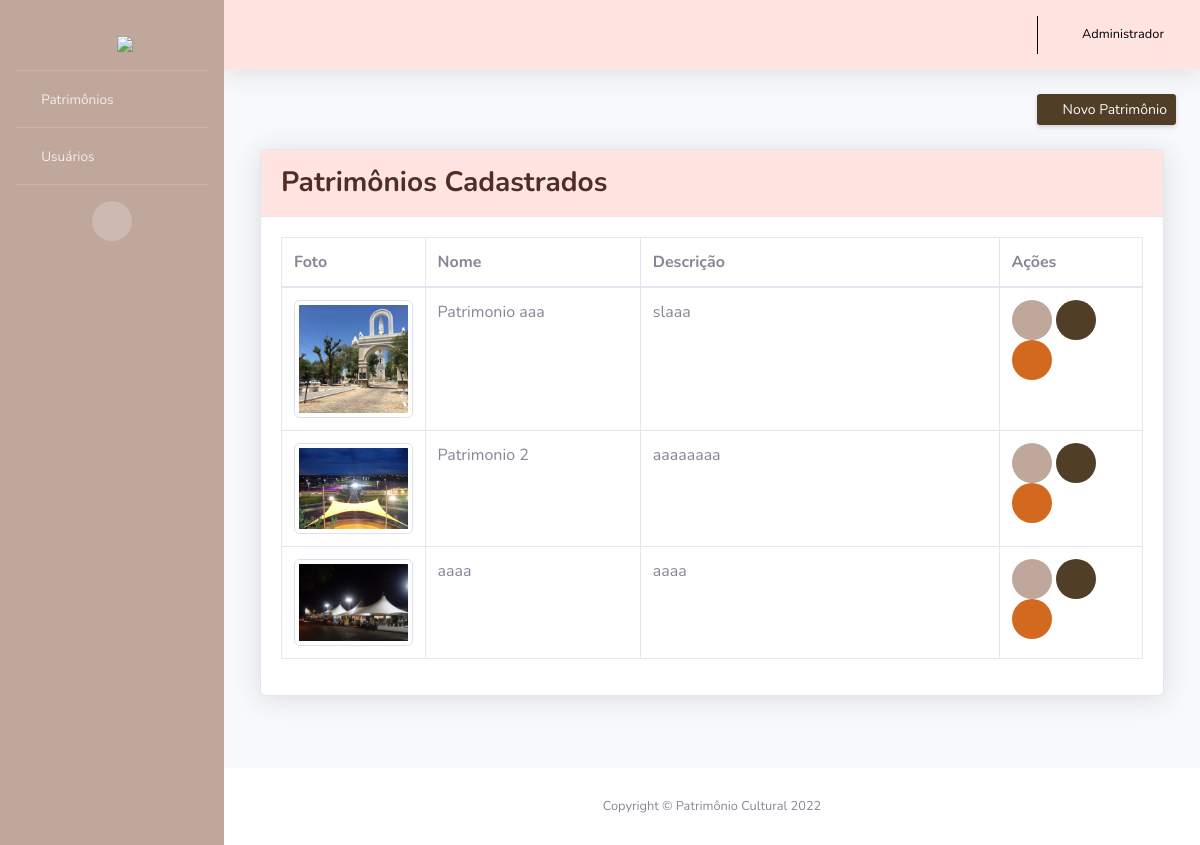
The app's page /readPatrimonio/ (signed in) with its own data.
### PC/models.py (models this page shows, shortened)
class Usuario(AbstractUser):
    cidade = models.CharField(max_length=100)
    choices_tipo = (
        ('S', 'Auxiliar'),
        ('A', 'Administrador')
        )
    tipo = models.CharField(max_length=1, choices=choices_tipo)

class Patrimonio(models.Model):
    codigo = models.AutoField(primary_key=True)
    usuario = models.ForeignKey(Usuario, on_delete=models.CASCADE)
    nome = models.CharField(max_length=100)
    descricao = models.TextField(max_length=400)
    cidade = models.CharField(max_length=100)
    bairro = models.CharField(max_length=100)
    logradouro = models.CharField(max_length=100)
    numero = models.CharField(max_length=16)
    datainauguracao = models.DateField(null=True, blank=True)
    funcionamento = models.CharField(max_length=100)
    curiosidades = models.TextField(null=True, blank=True)
    foto = models.ImageField(upload_to="img", null=True, blank=True)

### PC/views.py (the view)
# urls.py: path('readPatrimonio/', readP, name='url_readP'),
def readP(request):
    patr = Patrimonio.objects.all()
    pacote = {"patrimonios": patr}
    return render(request, "readP.html", pacote)

### PC/templates/readP.html (shortened to what this page needs)
{% extends request.user.is_authenticated|yesno:'layouts/layout.html,layouts/index.html' %}
  {% block botao %}
  {% load permission_tags %}
    {% if user|can:'cadastrar_patrimonio' %}
      <a href="{% url 'url_createP' %}" class="d-none d-sm-inline-block btn btn-sm bg-logo text-light shadow-sm"><i
        class="fas fa-plus fa-sm text-white-50"></i>&nbsp;&nbsp;Novo Patrimônio</a>
    {% endif%}
  {% endblock %}
{% block conteudo %}
<section class="category-section" >
  <div class="container" data-aos="fade-up">
    <div class="row mb-5">
      <div class="d-md-flex post-entry-2 half">
        <div class="card shadow mb-4">
          <div class="card-header py-3  bg-rosa">
              <h3 class="m-0 font-weight-bold text-logo">Patrimônios Cadastrados</h3>
          </div>
          <div class="card-body">
              <div class="table-responsive">
                  <table class="table table-bordered" id="dataTable" width="100%" cellspacing="0">
                      <thead>
                          <tr>
                              <th class="col-2">Foto</th>
                              <th class="col-3">Nome</th>
                              <th>Descrição</th>
                              {%if user.is_authenticated %}
                              <th class="col-2">Ações</th>
                              {% else %}
                              <th class="col-2">Funcionamento</th>
                              {% endif %}
                          </tr>
                      </thead>
                      <tbody>
                        {% for i in patrimonios %}
                          <tr>
                              <td><a href="{% url 'url_showP' i.codigo %}"><img src="{{ i.foto.url }}" class="img-fluid img-thumbnail"></a></td>
                              <td>{{ i.nome }}</td>
                              <td>{{ i.descricao }}</td>
                              {%if user.is_authenticated %}
                              <td>
                                <a href="{% url 'url_showP' i.codigo %}"><button class="btn btn-circle bg-marrom text-white"><i class="fas fa-info btn-lg"></i></button></a>
                                {% if user|can:'editar_patrimonio' %}
                                <a href="{% url 'url_updateP' i.codigo %}"><button class="btn btn-circle bg-logo text-white"><i class="fas fa-pen btn-lg"></i></button></a>
                                {% endif %}
                                {% if user|can:'remover_patrimonio' %}
                                <a href="{% url 'url_delP' i.codigo %}"><button class="btn btn-circle bg-laranja text-white"><i class="fas fa-trash btn-lg"></i></button></a>
                                {% endif %}
                              </td>
                              {% else %}
                              <td>{{ i.funcionamento }}</td>
                              {% endif %}
                          </tr>
                        {% endfor %}
                      </tbody>
                  </table>
              </div>
          </div>
        </div>
      </div>
    </div>
  </div>
</section>
{% endblock %}

### PC/templates/layouts/layout.html (shortened to what this page needs)
{% load static %}
<!DOCTYPE html>
<html lang="pt-br">
<head>
    <link href="{% static 'vendor/fontawesome-free/css/all.min.css' %}" rel="stylesheet" type="text/css">
    <link href="{% static 'css/sb-admin-2.css' %}" rel="stylesheet">
</head>
<body id="page-top">
    <div id="wrapper">
        <ul class="navbar-nav bg-marrom sidebar sidebar-dark accordion" id="accordionSidebar">
            <a class="sidebar-brand d-flex align-items-center justify-content-center" href="{% url 'url_index' %}">
                <div class="sidebar-brand-icon">
                    <i class="fas fa-map-marker-alt text-logo"></i>
                </div>
                <div class="sidebar-brand-text mx-2 mt-3"><img src="{% static 'img/logocerta1.png'%}" style="width: 70%;"></div>
            </a>
            <hr class="sidebar-divider my-0">
            <li class="nav-item">
                <a class="nav-link collapsed" href="#" data-toggle="collapse" data-target="#patrimonios"
                    aria-expanded="true" aria-controls="collapseUtilities">
                    <i class="fas fa-fw fas fa-map-marked-alt"></i>
                    <span>Patrimônios</span>
                </a>
                        {% load permission_tags %}
            </li>
            {% if user|has_role:'administrador' %}
            <hr class="sidebar-divider my-0">
            <li class="nav-item">
                <a class="nav-link collapsed" href="#" data-toggle="collapse" data-target="#usuarios"
                    aria-expanded="true" aria-controls="collapseUtilities">
                    <i class="fas fa-fw fas fa-user"></i>
                    <span>Usuários</span>
                </a>
            </li>
            {% endif %}
            <hr class="sidebar-divider d-none d-md-block">
            <div class="text-center d-none d-md-inline">
                <button class="rounded-circle border-0" id="sidebarToggle"></button>
            </div>
        </ul>
        <div id="content-wrapper" class="d-flex flex-column">
            <div id="content">
                <nav class="navbar navbar-expand navbar-light topbar mb-4 static-top shadow bg-rosa">
                    <ul class="navbar-nav ml-auto">
                        <li class="nav-item dropdown no-arrow">
                            <a class="nav-link dropdown-toggle" href="#" id="userDropdown" role="button"
                                data-toggle="dropdown" aria-haspopup="true" aria-expanded="false">
                                <span class="mr-2 d-none d-lg-inline text-preto small"><i class="fas fa-user"></i>&nbsp;&nbsp;{{ user.get_full_name }}</span>
                            </a>
                        </li>
                    </ul>
                </nav>
                <div class="container-fluid">
                    <div class="d-sm-flex align-items-center justify-content-between mb-4">
                        {% block botao %}
                        {% endblock %}
                    </div>
                    {% block conteudo %}
                    {% endblock %}
                </div>
            </div>
            <footer class="sticky-footer bg-white">
                <div class="container my-auto">
                    <div class="copyright text-center my-auto">
                        <span>Copyright &copy; Patrimônio Cultural 2022</span>
                    </div>
                </div>
            </footer>
        </div>
    </div>
</body>
</html>

### records on screen
Usuario: get_full_name "Administrador"
Patrimonio: foto (picture), nome "Patrimonio aaa", descricao "slaaa"
Patrimonio: foto (picture), nome "Patrimonio 2", descricao "aaaaaaaa"
Patrimonio: foto (picture), nome "aaaa", descricao "aaaa"
